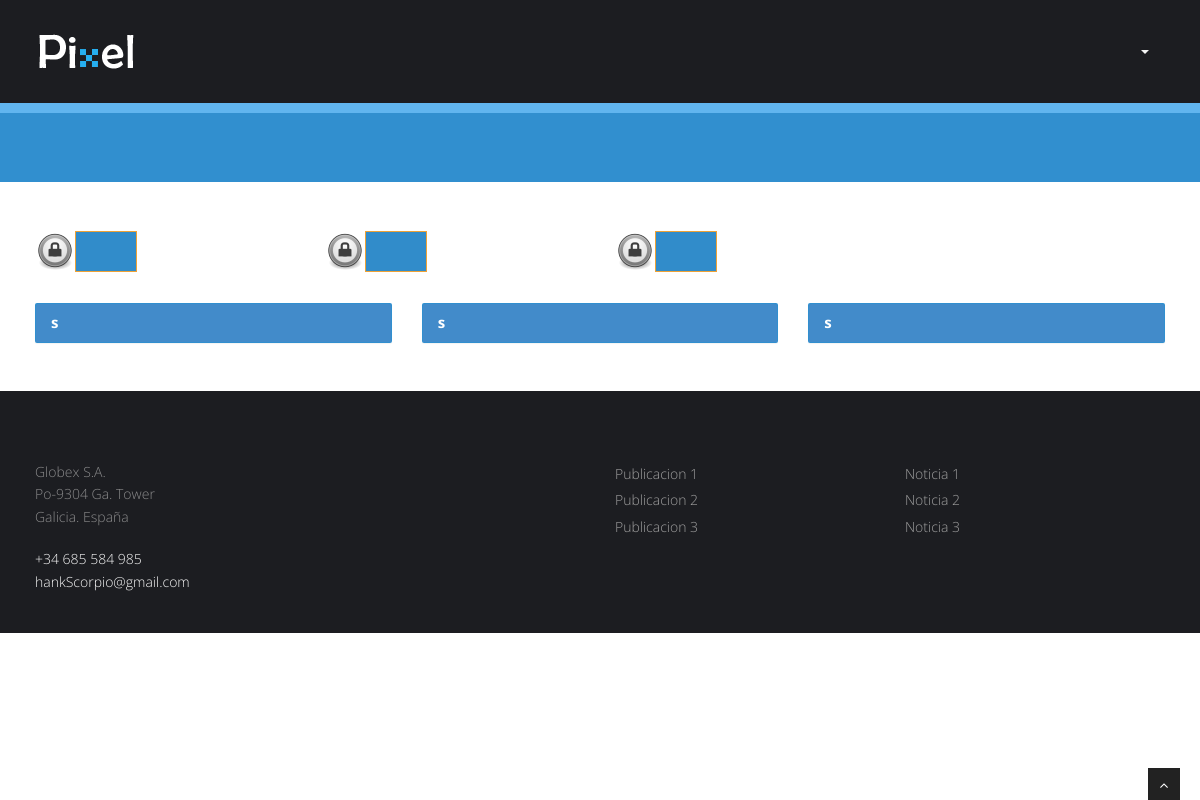
Before: /Controladores/Privada/C_TransferenciaP.php (signed in) with the older database file.
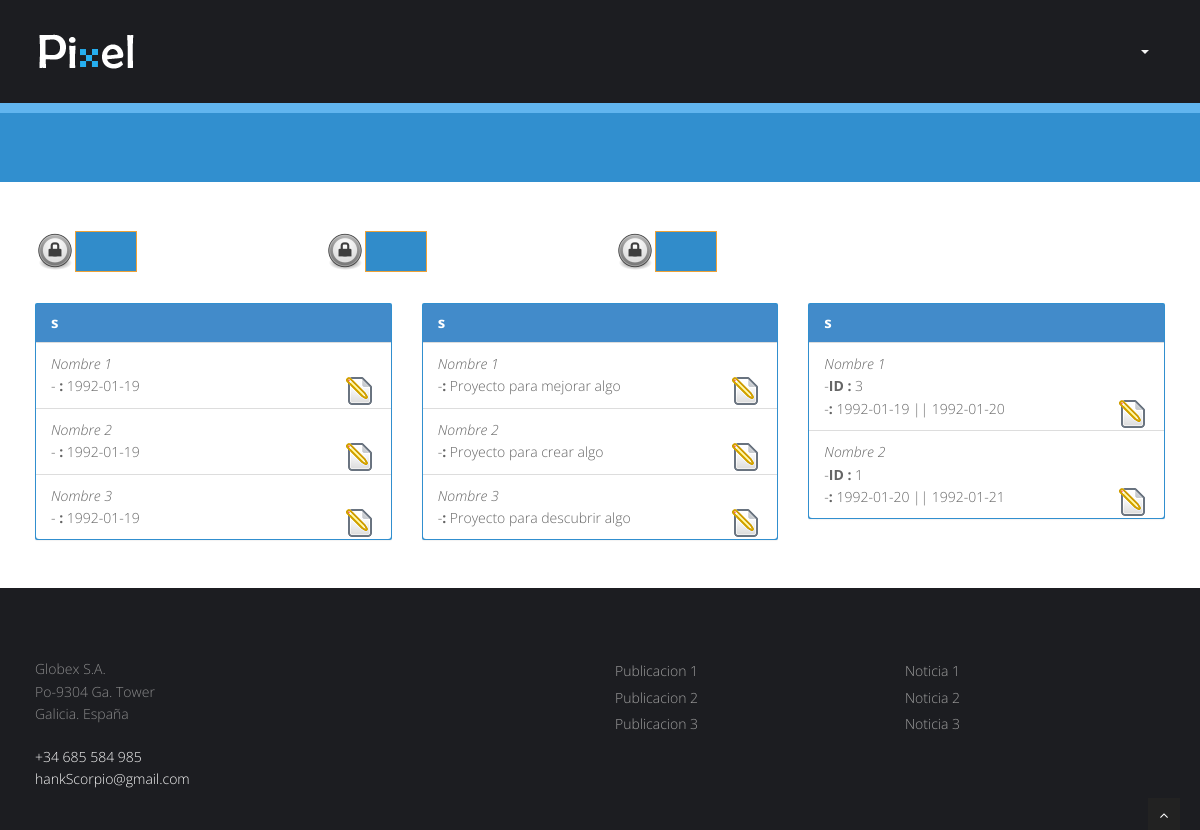
After: the same page with the newer database file.
### tables this page shows
CREATE TABLE IF NOT EXISTS `S_PATENTE` (
  `Nombre_Patente` varchar(20) NOT NULL,
  `IDPatente` varchar(10) NOT NULL,
  `Fecha_Patente` date NOT NULL
);

CREATE TABLE IF NOT EXISTS `S_PROYECTO` (
  `Nombre_Proyecto` varchar(20) NOT NULL,
  `Descripcion_Proyecto` text NOT NULL,
  `IDProyecto` varchar(10) NOT NULL
);

CREATE TABLE IF NOT EXISTS `S_CONTRATO` (
  `Nombre_Contrato` varchar(50) NOT NULL,
  `IDContrato` varchar(10) NOT NULL,
  `FechaIni_Contrato` date NOT NULL,
  `FechaFin_Contrato` date NOT NULL,
  `IDEmpresa` varchar(10) NOT NULL
);

### Controladores/Privada/C_TransferenciaP.php (called while the page is built, shortened)
<?php
$Raiz = explode('/',$_SERVER['PHP_SELF'])[count(explode('/',$_SERVER['PHP_SELF']))-4];
function getRuta()
{
	global $Raiz;
	$RutaArray = explode('/',$_SERVER['PHP_SELF']);
	$toret = "";
	for ($i =(count($RutaArray)-2);$i > 0; $i = $i -1)
	{
		if ($RutaArray[$i] == $Raiz)
			break;
		else
			$toret = $toret."../";
	}
	return $toret;
}
$RutaRelativaControlador = getRuta();
include_once $RutaRelativaControlador.'Comun/ArchivoComun.php';
$PagID = "TP";
include_once $vistas[$PagID];
?>

### Comun/ArchivoComun.php (called while the page is built, shortened)
<?php
$identificadores = array(
'Home' => 'H',
'Miembros' => 'M',
'Prensa'=> 'P',
'Transferencias'=> 'T',
'Colaboraciones'=> 'C',
'Login' => 'L'
);
$identificadoresPrivados = array(
'Home' => 'HP',
'Miembros' => 'MP',
'AMiembros' => 'AMP',
'MMiembros' => 'MMP',
'DMiembros' => 'DMP',
'Prensa'=> 'PP',
'APrensa'=> 'APP',
'MPrensa'=> 'MPP',
'DPrensa' => 'DPP',
'Transferencias'=> 'TP',
'ATransferencias'=> 'ATP',
'MTransferencias'=> 'MTP',
'DTransferencias'=> 'DTP',
'Colaboraciones'=> 'CP',
'AColaboraciones'=> 'ACP',
'MColaboraciones'=> 'MCP',
'DColaboraciones'=> 'DCP',
'Administracion'=> 'G',
'ERRORPERM' => 'ERRORPERM'
);
$MenuPrincipalPrivados = array(
'Home' => $identificadoresPrivados['Home'],
'Miembros' => $identificadoresPrivados['Miembros'],
'Prensa'=> $identificadoresPrivados['Prensa'],
'Transferencias'=> $identificadoresPrivados['Transferencias'],
'Colaboraciones'=> $identificadoresPrivados['Colaboraciones'],
'Administracion'=> $identificadoresPrivados['Administracion']
);
?>

### GESTAPP/Clases/BaseDatosControl.php (called while the page is built, shortened)
<?php
Class BaseDatosControl
{
	public $conexionBD;
	function __construct()
	{
		$this->conexionBD = new mysqli('localhost','gC', 'gC','ET3gC');
	}
	function OperacionGenericaBD($var,$Error = "1")
	{
		if (!$resultado = $this->conexionBD->query($var))
		{
			throw new Exception($Error . "=>". $var . "<br>Error: " . $this->conexionBD->error . "");
		}
		return $resultado;
	}
}
?>

### Clases/TablaBD.php (called while the page is built, shortened)
<?php
include_once $RutaRelativaControlador.'GESTAPP/Clases/BaseDatosControl.php';
Class TablaBD
{
	public $nombreTabla = "";
	function __construct($n,$arrayCampos,$arrayClaves)
	{
		$this->nombreTabla = $n;
	}
	public function ListadoRegistros($opciones)
	{
		$BD = new BaseDatosControl();
		return $BD->OperacionGenericaBD("Select * from ".$this->nombreTabla." ". $opciones);
	}
}
?>

### Vistas/Privadas/V_TransferenciasP.php (the view, shortened to what this page needs)
<?php
Class TransferenciaPrivada
{
function DisplayContent($idioma,$Po,$Pa,$Co)
{
	global $controladores;
	global $identificadoresPrivados;
	global $RutaRelativaControlador;
?>
	<section id="content">
	<div class="container">
		<div class="row">
						<div class="col-md-3" >
						  <form id="1" action="<?php echo $controladores[$identificadoresPrivados["ATransferencias"]]?>" method = "POST">
						  <img style="display:inline" src="<?php echo $RutaRelativaControlador?>img/engranaje2.svg.png"
						  class="img-responsive">
						  <a style="display:inline" class="btn btn-warning" onClick="document.getElementById('1').submit();"><?php echo $idioma['Alta_PA']; ?></a>
						  </form>
						</div>
						<div class="col-md-3" >
						   <form id="2" action="<?php echo $controladores[$identificadoresPrivados["ATransferencias"]]?>" method = "POST">
						  <img style="display:inline" src="<?php echo $RutaRelativaControlador?>img/engranaje2.svg.png"
						  class="img-responsive">
						  <a style="display:inline" class="btn btn-warning" onClick="document.getElementById('2').submit();"><?php echo $idioma['Alta_PO']; ?></a>
						  </form>
						</div>
						<div class="col-md-3" >
						   <form id="3" action="<?php echo $controladores[$identificadoresPrivados["ATransferencias"]]?>" method = "POST">
						   <img style="display:inline" src="<?php echo $RutaRelativaControlador?>img/engranaje2.svg.png"
						  class="img-responsive">
						  <a style="display:inline" class="btn btn-warning" onClick="document.getElementById('3').submit();"><?php echo $idioma['Alta_CO']; ?></a>
						  </form>
						</div>
						<div class="col-md-9"></div>
	  </div>
	  <div class="row">
            <div class="col-md-4">
              <div class="panel panel-primary">
                <div class="panel-heading">
                  <h3 class="panel-title"><?php echo $idioma["Patente"]."s"?></h3>
                </div>
				<ul class="list-group">
				<?php
					foreach($Pa as $e)
					{
						echo '<li class="list-group-item"><i>'.$e["Nombre_Patente"].'</i><br>-<b> '.$idioma["Fecha"].':</b> '.$e["Fecha_Patente"].'
						<img style="display:inline" onClick="document.getElementById(\''.$e["IDPatente"].'PA\').submit();" src="'.$RutaRelativaControlador.'img/editar.png"
							class="img-responsive pull-right"></img></li>';
					}
				?>
				  </ul>
              </div>
            </div>
			<div class="col-md-4">
              <div class="panel panel-primary">
                <div class="panel-heading">
                  <h3 class="panel-title"><?php echo $idioma["Proyecto"]."s"?></h3>
                </div>
				<ul class="list-group">
					<?php
					foreach($Po as $e)
					{
						echo '<li class="list-group-item"><i>'.$e["Nombre_Proyecto"].'</i><br>-<b>'.$idioma["Descripcion"].':</b> '.$e["Descripcion_Proyecto"].'
						<img style="display:block" onClick="document.getElementById(\''.$e["IDProyecto"].'PO\').submit();" src="'.$RutaRelativaControlador.'img/editar.png"
							class="img-responsive pull-right"></img></li>';
					}
				?>
				  </ul>
              </div>
            </div>
			<div class="col-md-4">
              <div class="panel panel-primary">
                <div class="panel-heading">
                  <h3 class="panel-title"><?php echo $idioma["Contrato"]."s"?></h3>
                </div>
				<ul class="list-group">
					<?php
					foreach($Co as $e)
					{
						echo '<li class="list-group-item"><i>'.$e["Nombre_Contrato"].'</i><br>-<b>ID '.$idioma["Empresa"].':</b> '.$e["IDEmpresa"].'<br>-<b>'.$idioma["Duracion"].':</b> '.$e["FechaIni_Contrato"].' || '.$e["FechaFin_Contrato"].'
						<img style="display:block" onClick="document.getElementById(\''.$e["IDContrato"].'CO\').submit();" src="'.$RutaRelativaControlador.'img/editar.png"
							class="img-responsive pull-right"></img></li>';
					}
				?>
				  </ul>
              </div>
            </div>
          </div>
	</div>
	</section>
<?php
}
}
	$co = array();
	$po = array();
	$pa = array();
	try
	{
		$consulta = $_TABLAPATENTES->ListadoRegistros("");
		for ($i = 0; $i < $consulta->num_rows ;$i++)
		{
			$pa[] = $consulta->fetch_assoc();
		}
		$consulta = $_TABLAPROYECTOS->ListadoRegistros("");
		for ($i = 0; $i < $consulta->num_rows ;$i++)
		{
			$po[] = $consulta->fetch_assoc();
		}
		$consulta = $_TABLACONTRATOS->ListadoRegistros("");
		for ($i = 0; $i < $consulta->num_rows ;$i++)
		{
			$co[] = $consulta->fetch_assoc();
		}
	}
	catch(Exception $e)
	{
		$errorRescrito = explode("=>",$e->getMessage());
		$_SESSION['error'] = 'CON ERR MIEMBROS'."=>".$errorRescrito[1];
	}
$princ_view = new TransferenciaPrivada();
include_once$RutaRelativaControlador.'Comun/CabeceraPriv.php';
$princ_view->DisplayContent($idioma,$po,$pa,$co);
include_once$RutaRelativaControlador.'Comun/Pie.php';
?>

### Comun/CabeceraPriv.php (shortened to what this page needs)
<!DOCTYPE html>
<html lang="es">
<head>
<?php
	$IndexIdiomaPageName = "PagName".$PagID;
?>
<link href="<?php echo $RutaRelativaControlador?>css/bootstrap.min.css" rel="stylesheet" />
<link href="<?php echo $RutaRelativaControlador?>css/fancybox/jquery.fancybox.css" rel="stylesheet">
<link href="<?php echo $RutaRelativaControlador?>css/jcarousel.css" rel="stylesheet" />
<link href="<?php echo $RutaRelativaControlador?>css/flexslider.css" rel="stylesheet" />
<link href="<?php echo $RutaRelativaControlador?>css/style.css" rel="stylesheet" />
</head>
<body >
<div id="wrapper">
		<header>
        <div class="navbar navbar-default navbar-static-top">
            <div class="container">
                <div class="navbar-header">
                    <a class="navbar-brand" href="ControladorWEB.php?PagMenu=<?php echo $identificadores['Home']?>"><img src="<?php echo $RutaRelativaControlador?>img/logo.png" alt="logo"/></a>
                </div>
                <div class="navbar-collapse collapse ">
                    <ul class="nav navbar-nav">
					<?php
						foreach ($MenuPrincipalPrivados as $k => $v)
						{
							if ($PagID == $v)
							{
								echo '<li class="active">
								<a href="'.$controladores[$v].'">'.$idioma['PagName'.$v].'</a>
								</li>';
							}
							else
							{
								echo '<li class="active">
								<a href="'.$controladores[$v].'">'.$idioma['PagName'.$v].'</a>
								</li>';
							}
						}
					?>
					<li class="dropdown">
						<a href="#" class="dropdown-toggle" data-toggle="dropdown">
						  <?php echo $idioma['Otros'] ?><b class="caret"></b>
						</a>
					</li>
                    </ul>
                </div>
            </div>
        </div>
	</header>
	<?php
	if ($PagID != 'HP')
	{
		echo '
			<section id="inner-headline">
				<div class="container">
					<div class="row">
						<div class="col-lg-12">
							<h2 class="pageTitle">
								'.$idioma[$IndexIdiomaPageName].'
							</h2>
						</div>
					</div>
				</div>
			</section>
		';
	}

### Comun/Pie.php (shortened to what this page needs)
	<footer>
	<div class="container">
		<div class="row">
			<div class="col-lg-3">
				<div class="widget">
					<a href="https://www.google.es/maps/@42.3414157,-8.2803702,3a,75y,342.27h,82.14t/data=!3m6!1e1!3m4!1sk3Jz0X8mNuANbTSQBBhLmw!2e0!7i13312!8i6656!6m1!1e1"><address>
					Globex S.A.<br>
					Po-9304 Ga. Tower<br>
					Galicia. España</address></a>
					<p>
						<i class="icon-phone"></i> +34 685 584 985<br>
						<i class="icon-envelope-alt"></i> hankScorpio@gmail.com
					</p>
				</div>
			</div>
			<div class="col-lg-3">
				<div class="widget">
					<ul class="link-list">
						<li><a href="#"><?php echo $idioma['Ultimos eventos']?></a></li>
						<li><a href="#"><?php echo $idioma['Terminos y Condiciones']?></a></li>
						<li><a href="#"><?php echo $idioma['Politica de privacidad']?></a></li>
						<li><a href="#"><?php echo $idioma['Carrera']?></a></li>
						<li><a href="#"><?php echo $idioma['Contactanos']?></a></li>
					</ul>
				</div>
			</div>
			<div class="col-lg-3">
				<div class="widget">
					<ul class="link-list">
						<li><a href="#">Publicacion 1</a></li>
						<li><a href="#">Publicacion 2</a></li>
						<li><a href="#">Publicacion 3</a></li>
					</ul>
				</div>
			</div>
			<div class="col-lg-3">
					<div class="widget">
					<ul class="link-list">
						<li><a href="#">Noticia 1</a></li>
						<li><a href="#">Noticia 2</a></li>
						<li><a href="#">Noticia 3</a></li>
					</ul>
				</div>
			</div>
		</div>
	</div>
	</footer>
</div>
<a href="#" class="scrollup"><i class="fa fa-angle-up active"></i></a>
</body>
</html>

### css/style.css (style rules this page uses)
body { font-family:'Open Sans', Arial, sans-serif; font-size:14px; font-weight:300; line-height:1.6em; color:#656565; }
h1,h2, h3, h4, h5, h6 { font-family:'Open Sans', Arial, sans-serif; font-weight:700; line-height:1.1em; color:#333; margin-bottom: 20px; }
.container { padding:0 20px 0 20px; position:relative; }
#wrapper { width:100%; margin:0; padding:0; }
.row,.row-fluid { margin-bottom:30px; }
header .navbar { margin-bottom: 0; }
.navbar-default { border: none; }
.navbar-brand { color: #222; text-transform: uppercase; font-size: 24px; font-weight: 700; line-height: 1em; letter-spacing: -1px; margin-top: 13px; padding: 0 0 0 15px; }
.navbar-default .navbar-brand { color: #61B331; }
header .navbar-collapse ul.navbar-nav { float: right; margin-right: 0; }
header .navbar-default { background-color: #1c1d21; }
header .nav li a:hover, header .nav li a:focus, header .nav li.active a, header .nav li.active a:hover, header .nav li a.dropdown-toggle:hover, header .nav li a.dropdown-toggle:focus, header .nav li.active ul.dropdown-menu li a:hover, header .nav li.active ul.dropdown-menu li.active a { -webkit-transition: all .3s ease; -moz-transition: all .3s ease; -ms-transition: all .3s ease; -o-transition: all .3s ease; transition: all .3s ease; }
header .navbar { min-height: 70px; padding:18px 0; }
header .navbar-nav > li { padding-bottom: 12px; padding-top: 12px; }
header .navbar-nav > li > a { padding-bottom: 6px; padding-top: 5px; margin-left: 2px; line-height: 30px; font-weight: 700; -webkit-transition: all .3s ease; -moz-transition: all .3s ease; -ms-transition: all .3s ease; -o-transition: all .3s ease; transition: all .3s ease; }
header .nav .caret { border-bottom-color: #f5f5f5; border-top-color: #f5f5f5; }
.navbar-default .navbar-nav > .active > a, .navbar-default .navbar-nav > .active > a:hover, .navbar-default .navbar-nav > .active > a:focus { background-color: #fff; }
header ul.nav li { border:none; margin:0; }
header ul.nav li a { font-size:12px; border:none; font-weight:700; text-transform:uppercase; }
.navbar .nav > li > a { color: #848484 !important; text-shadow: none; border: 1px solid rgba(255, 255, 255, 0) !important; }
.navbar .nav > .active > a,.navbar .nav > .active > a:hover { background:none; font-weight:700; }
.navbar-default .navbar-nav>.active>a, .navbar-default .navbar-nav>.active>a:hover, .navbar-default .navbar-nav>.active>a:focus { color: #3498db; }
ul.nav li.dropdown a { z-index:1000; display:block; }
#content { position:relative; background:#fff; padding:50px 0 0px 0; }
#content img { max-width:100%; height:auto; }
#inner-headline { background: #318FCF; position:relative; margin:0; padding:0; color:#fefefe; border-top: 10px solid #61B5EF; }
.panel-title { margin-top: 0; margin-bottom: 0; font-size: 15px; color: inherit; }
.panel { margin-bottom: 18px; background-color: #318FCF; border: 1px solid transparent; border-radius: 2px; -webkit-box-shadow: 0 1px 1px rgba(0,0,0,0.05); box-shadow: 0 1px 1px rgba(0,0,0,0.05); }
.btn { text-align: center; background: #318CCA; color: #fff; border-radius: 0;padding: 10px 30px; }
ul.link-list { margin:0; padding:0; list-style:none; }
ul.link-list li { margin:0; padding:2px 0 2px 0; list-style:none; }
footer { background: #1C1D21; }
footer ul.link-list li a { color: #A0A0A0; }
footer { padding:50px 0 0 0; color:#f8f8f8; }
footer a { color:#fff; }
footer address { line-height:1.6em; color: #8B8B8C; }
.scrollup { position:fixed; width:32px; height:32px; bottom:0px; right:20px; background: #222; }
a.scrollup { outline:0; text-align: center; }
a.scrollup i { margin-top: 10px; color: #fff; }
img.pull-right, .align-right { float:right; margin:0 0 15px 15px; }

Changed rows visible on the page:
added s_patente: Nombre_Patente "Nombre 1", Fecha_Patente "1992-01-19"
added s_patente: Nombre_Patente "Nombre 2", Fecha_Patente "1992-01-19"
added s_patente: Nombre_Patente "Nombre 3", Fecha_Patente "1992-01-19"
added s_proyecto: Nombre_Proyecto "Nombre 1", Descripcion_Proyecto "Proyecto para mejorar algo"
added s_proyecto: Nombre_Proyecto "Nombre 2", Descripcion_Proyecto "Proyecto para crear algo"
added s_proyecto: Nombre_Proyecto "Nombre 3", Descripcion_Proyecto "Proyecto para descubrir algo"
added s_contrato: Nombre_Contrato "Nombre 1", IDEmpresa "3", FechaIni_Contrato "1992-01-19", FechaFin_Contrato "1992-01-20"
added s_contrato: Nombre_Contrato "Nombre 2", IDEmpresa "1", FechaIni_Contrato "1992-01-20", FechaFin_Contrato "1992-01-21"
